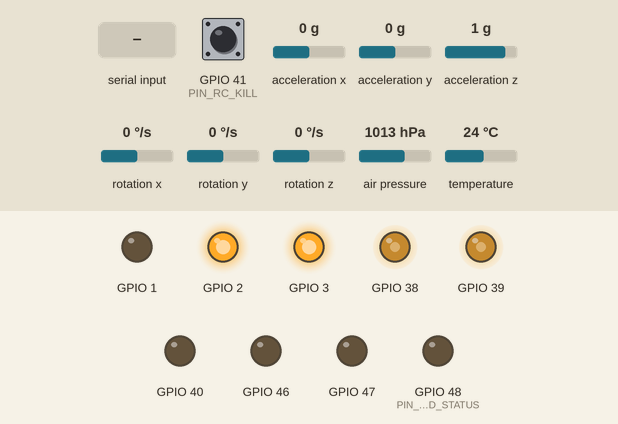
This sketch was run on a simulated ESP32. On the bench: output pins drawn as LEDs (lit = HIGH). Wiring (inferred from the names in the program): MPU-6050 motion sensor at I2C address 0x68; BMP280 pressure sensor at I2C address 0x76. The inputs (shaded band) are chosen by the test bench; at power-on: rotation y 0 °/s, acceleration x 0 g, GPIO 41 (PIN_RC_KILL) HIGH, acceleration y 0 g, acceleration z 1 g, rotation x 0 °/s, rotation z 0 °/s, air pressure 1013 hPa, temperature 24 °C. Storage starts empty; the camera gives no picture; the modem accepts every AT command (registered, SIM ready, sends succeed) and sends nothing else; what the sketch prints to the serial monitor is not drawn.

Above: at 5.8 s.
5.9 s: "FIRE\n" received over Serial
At 6.8 s:
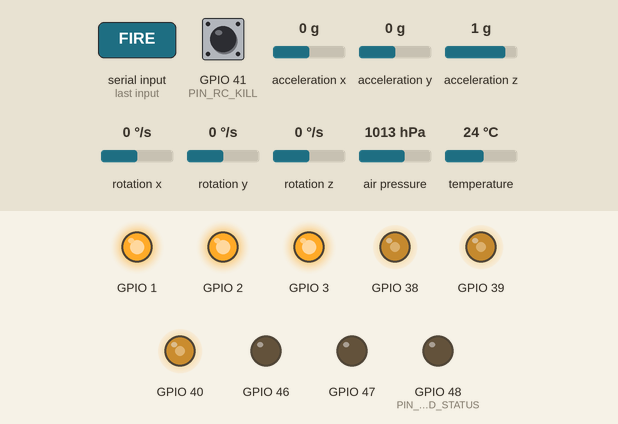
8.9 s: rotation y set to -14 °/s
At 10.5 s:
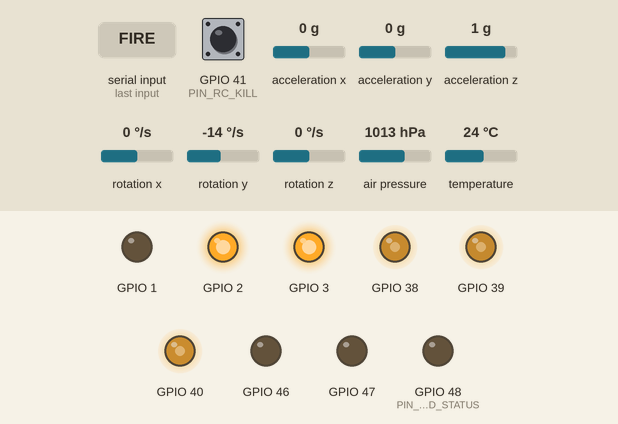
11.9 s: acceleration x set to 0.8 g
At 12.9 s:
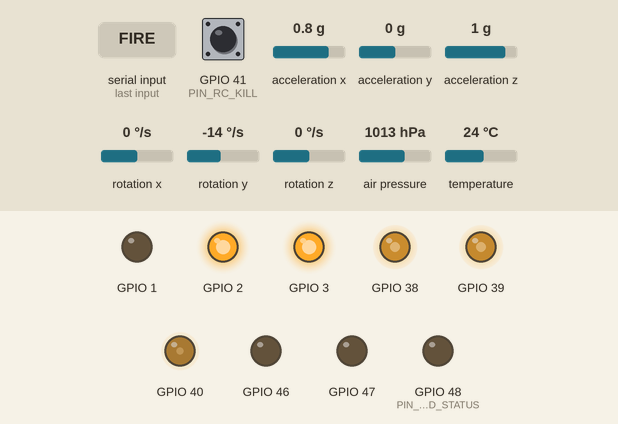
Timing chart, 0 to 15.5 s (numbered marks = the images above; inputs shaded):
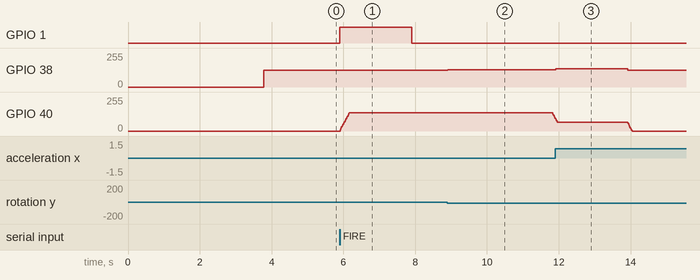

Measured:
- after the input at 5.9 s, GPIO 1: LOW → HIGH at once, → LOW 2.0 s later; GPIO 40: moves from 0/255 to 138/255 over 0.26 s, starting at once
- after the input at 8.9 s, GPIO 38: 127/255 → 130/255 at once, → 129/255 0.26 s later, → 130/255 0.95 s later
- after the input at 11.9 s, GPIO 38: 130/255 → 137/255 at once, → 127/255 2.0 s later

The sketch:

rocket_flight.ino
```cpp
// =============================================================================
// rocket_flight.ino — 可回收火箭飞行控制主程序 (本地 PID + 远程 LLM)
// -----------------------------------------------------------------------------
// 硬件: ESP32-S3-N16R8-CAM, Arduino-ESP32 框架
//
// 架构:
//   ESP32 端 (火箭):
//     传感器采集 → 融合 → 本地 PID (50Hz, 主控)
//     ← 接收 PC LLM 修正指令 (25% 权重融合)
//     摄像头检测 + JPEG 回传
//     → 发送遥测 (50Hz) + JPEG (1fps)
//     离散指令: 点火/阀门/泄压/开伞
//
//   PC 端 (web_control.py):
//     接收遥测 → LLM 推理 → 下发修正指令
//     Web 控制面板 + 离散指令按钮
//
// 通信: SiK/ELRS 数传电台 UART 57.6kbps
// =============================================================================

#include <Arduino.h>
#include "config.h"
#include "sensors.h"
#include "fusion.h"
#include "actuators.h"
#include "sd_logger.h"
#include "state_machine.h"
#include "safety.h"
#include "camera.h"
#include "link_comms.h"
#include "pid_local.h"

// =========================== 全局变量 =========================================
static sensor_data_t   g_sensors;
static nav_state_t     g_nav;
static actuator_cmd_t  g_act_cmd;
static cam_result_t    g_cam_result;
static link_cmd_t   g_ctrl_cmd;
static pid_controller_t g_pid;
static pid_output_t     g_pid_out;
static bool            g_sensors_ok = false;
static bool            g_camera_ok  = false;
static bool            g_comms_ok   = false;
static float           g_fuel_remaining = ROCKET_FUEL_MASS_KG;

static uint32_t        g_last_control_ms = 0;
static uint32_t        g_last_sd_ms      = 0;
static uint32_t        g_last_cam_ms     = 0;
static uint32_t        g_last_jpeg_ms    = 0;
static uint32_t        g_last_telem_ms   = 0;   // v3.1: 遥测降频节流
static uint32_t        g_last_kill_check = 0;

// 急停
static bool    g_rc_kill          = false;
static uint8_t g_rc_kill_cntr     = 0;
static bool    g_rc_kill_confirmed = false;

// 摄像头 Kalman 预测 (#3)
static uint32_t g_cam_lost_ms   = 0;
static float    g_cam_pred_x    = 0.0f;
static float    g_cam_pred_y    = 0.0f;
static bool     g_cam_warning   = false;

// =========================== setup() ==========================================
void setup() {
    Serial.begin(115200);
    delay(300);
    Serial.println("\n=============================================");
    Serial.println("  回收火箭飞控 — 本地PID+远程LLM版 v3.0");
    Serial.println("  平台: ESP32-S3-CAM + 数传电台 + PC端LLM");
    Serial.println("=============================================\n");

    // 状态灯
    pinMode(PIN_LED_STATUS, OUTPUT);
    pinMode(PIN_RC_KILL, INPUT_PULLUP);
    digitalWrite(PIN_LED_STATUS, LOW);

    // 传感器
    Serial.println("[BOOT] 初始化传感器...");
    g_sensors_ok = sensors_begin();
    if (!g_sensors_ok) { while(1) delay(1000); }

    sensors_calibrate_gyro();
    sensors_baro_set_zero();

    // 融合
    fusion_init(0, 0, 0);
    fusion_reset_horizontal();
    fusion_set_target(0, 0);

    // PID 控制器 (本地主控)
    Serial.println("[BOOT] 初始化 PID...");
    pid_init(&g_pid, THRUST_MAX_N, TARGET_ALTITUDE_M);
    pid_reset(&g_pid);

    // 通信 (数传电台 UART)
    Serial.println("[BOOT] 初始化数传链路...");
    link_begin();

    // 执行器
    Serial.println("[BOOT] 初始化执行器...");
    actuators_begin();

    // 摄像头
    Serial.println("[BOOT] 初始化摄像头...");
    g_camera_ok = camera_begin();
    if (g_camera_ok) camera_self_test();
    else Serial.println("[BOOT] 警告: 摄像头不可用");

    // SD 卡
    Serial.println("[BOOT] 初始化 SD 卡...");
    sd_logger_begin();

    // 状态机
    state_machine_init();

    // 看门狗 (3s 超时)
    safety_wdt_enable();

    Serial.println("\n[BOOT] 就绪, 等待 PC 连接和点火命令...");
    Serial.println("[BOOT] 指令: 'FIRE'=点火, 'ABORT'=急停, 'STATUS'=状态\n");
}

// =========================== loop() ===========================================
void loop() {
    uint32_t now = millis();
    safety_wdt_feed();

    // ── 传感器 (200Hz) ──
    g_sensors = sensors_read();
    sensor_status_t sen_status = sensors_get_status();
    g_nav = fusion_update(&g_sensors, 0.005f);

    // ── 接收 PC 指令 (50Hz, 非阻塞) ──
    if (link_recv_cmd(&g_ctrl_cmd)) {
        if (g_ctrl_cmd.flags & 0x02) {
            state_machine_set_abort();
            safety_abort_execute("PC 端急停");
        }
    }

    // ── 离散指令 (点火/阀门/泄压/降落伞) ──
    {
        link_disc_cmd_t disc;
        if (link_recv_disc_cmd(&disc)) {
            handle_disc_cmd(disc.cmd);
        }
    }

    // 串口指令回退模式 (数传不可用时的本地调试通道: FIRE/STATUS/ABORT)
    check_serial_cmds();

    // ── 控制帧 (50Hz) ──
    if (now - g_last_control_ms >= 20) {
        g_last_control_ms = now;
        flight_phase_t phase = state_machine_get_phase();
        uint32_t ft_ms = state_machine_get_flight_time_ms();

        // --- 摄像头 ---
        update_camera(now, phase);

        // --- 状态机 ---
        state_machine_update(&g_nav, ft_ms);

        // --- 急停 ---
        update_kill_switch(now);

        // --- 安全 ---
        safety_level_t sl = safety_check(&sen_status, &g_nav, g_rc_kill);
        if (sl == SAFETY_ABORT) {
            state_machine_set_abort();
            safety_abort_execute("安全检测");
        }

        // --- 离散执行器周期更新 (非阻塞点火计时) ---
        actuators_update();

        // --- 应用控制指令 ---
        apply_control(phase);

        // --- 执行 ---
        actuators_set(&g_act_cmd);

        // --- 摄像头 JPEG 回传 (0.5fps, 避免占满数传带宽; 仅飞行阶段) ---
        // v3.1: 1fps→0.5fps 且只在非点火/非急停阶段, 配合无逐块 flush 的发送
#ifdef ESP32
        if (g_camera_ok && phase >= FLIGHT_PHASE_ASCENT && phase < FLIGHT_PHASE_CAPTURE
            && now - g_last_jpeg_ms >= 2000) {
            g_last_jpeg_ms = now;
            camera_fb_t *jpg = camera_get_jpeg();
            if (jpg && jpg->buf && jpg->len > 0) {
                link_send_jpeg(jpg->buf, jpg->len);
                esp_camera_fb_return(jpg);
            }
        }
#endif

        // --- 发送遥测 (20Hz, 与主控解耦, 降低数传带宽占用) ---
        if (now - g_last_telem_ms >= (1000 / TELEMETRY_FREQ_HZ)) {
            g_last_telem_ms = now;
            send_telem(phase, sl);
        }

        // --- SD 日志 (10Hz) ---
        if (now - g_last_sd_ms >= 100) {
            g_last_sd_ms = now;
            log_flight(phase, sl);
        }
    }
}

// =========================== 控制指令应用 ======================================
// 本地 PID (每步运行) + LLM 修正 (25% 权重融合)
void apply_control(flight_phase_t phase) {
    // 控制范围: IGNITION ~ DESCENT; CAPTURE(已被筷子捕获)后立即收油停止
    if (phase >= FLIGHT_PHASE_IGNITION && phase < FLIGHT_PHASE_CAPTURE) {
        // ── 第1步: 本地 PID 计算 (内外双环, 始终运行) ──
        pid_step(&g_pid, &g_nav, g_fuel_remaining, &g_pid_out);

        // ── 第2步: LLM 修正融合 (如有新指令) ──
        float llm_thr = g_pid_out.throttle;
        float llm_pit = g_pid_out.tvc_pitch_deg;
        float llm_yaw = g_pid_out.tvc_yaw_deg;

        bool have_cmd = !link_cmd_timeout();
        if (have_cmd) {
            #define LLM_ALPHA 0.25f
            // LLM 指令: throttle[-1,1]→直接融合, tvc[-1,1]→转度再融合
            float llm_tvc_pit_deg = g_ctrl_cmd.tvc_pitch * GIMBAL_ANGLE_DEG;
            float llm_tvc_yaw_deg = g_ctrl_cmd.tvc_yaw   * GIMBAL_ANGLE_DEG;

            llm_thr = g_pid_out.throttle + LLM_ALPHA * (g_ctrl_cmd.throttle - g_pid_out.throttle);
            llm_pit = g_pid_out.tvc_pitch_deg + LLM_ALPHA * (llm_tvc_pit_deg - g_pid_out.tvc_pitch_deg);
            llm_yaw = g_pid_out.tvc_yaw_deg   + LLM_ALPHA * (llm_tvc_yaw_deg - g_pid_out.tvc_yaw_deg);
        }

        // ── 第3步: 应用 (软件限流 + PID 已在度单位) ──
        g_act_cmd.throttle        = CONSTRAIN(llm_thr, 0.0f, THROTTLE_SOFT_LIMIT);
        g_act_cmd.pitch_angle_deg = llm_pit;   // PID 已经输出度
        g_act_cmd.yaw_angle_deg   = llm_yaw;   // PID 已经输出度

        // 摄像头不可靠时降水平增益
        float h_gain = 1.0f;
        if (g_cam_lost_ms > 200) {
            h_gain = 1.0f - 0.7f * fminf(1.0f, (g_cam_lost_ms - 200) / 300.0f);
        }
        if (g_cam_warning || !g_cam_result.valid || g_cam_result.confidence < 0.2f) {
            h_gain = fminf(h_gain, 0.3f);
        }
        g_act_cmd.pitch_angle_deg *= h_gain;
        g_act_cmd.yaw_angle_deg   *= h_gain;

        // 燃料更新
        float mdot = ROCKET_FUEL_MASS_KG / BURN_TIME_S;
        g_fuel_remaining -= mdot * g_act_cmd.throttle * 0.02f;
        if (g_fuel_remaining < 0) g_fuel_remaining = 0;
    } else {
        // IDLE / CAPTURE / ABORT
        g_act_cmd.throttle        = 0.0f;
        g_act_cmd.pitch_angle_deg = 0.0f;
        g_act_cmd.yaw_angle_deg   = 0.0f;
    }

    if (phase == FLIGHT_PHASE_ABORT) {
        g_act_cmd.throttle        = ABORT_THROTTLE_IDLE;
        g_act_cmd.pitch_angle_deg = ABORT_SERVO_NEUTRAL;
        g_act_cmd.yaw_angle_deg   = ABORT_SERVO_NEUTRAL;
    }
}

// =========================== 系统自检状态 ======================================
// 起飞前自检: 生成 sys_status 位掩码 (地面站"全绿才允许点火"依据)
// 必需项: IMU + 气压计 + 执行器 + 燃料 (>20%); 外加 IDLE 状态 + 安全等级 OK
uint8_t build_sys_status(flight_phase_t phase, safety_level_t sl) {
    sensor_status_t ss = sensors_get_status();
    uint8_t st = 0;
    if (ss.imu_ok)          st |= SYS_IMU_OK;
    if (ss.baro_ok)         st |= SYS_BARO_OK;
    if (ss.tof_ok)          st |= SYS_TOF_OK;
    if (actuators_is_ok())  st |= SYS_SERVO_OK;
    if (g_fuel_remaining > ROCKET_FUEL_MASS_KG * 0.2f) st |= SYS_FUEL_OK;

    const uint8_t required = SYS_IMU_OK | SYS_BARO_OK | SYS_SERVO_OK | SYS_FUEL_OK;
    if ((st & required) == required && phase == FLIGHT_PHASE_IDLE && sl == SAFETY_OK) {
        st |= SYS_READY;
    }
    return st;
}

// =========================== 遥测发送 ==========================================
void send_telem(flight_phase_t phase, safety_level_t sl) {
    link_telem_t pkt;
    pkt.sync      = TELEM_SYNC;
    pkt.alt       = g_nav.pos_z;
    pkt.vz        = g_nav.vel_z;
    pkt.vx        = g_nav.vel_x;
    pkt.vy        = g_nav.vel_y;
    pkt.horiz_err = g_nav.horiz_range;
    pkt.roll      = g_nav.roll;
    pkt.pitch     = g_nav.pitch;
    pkt.yaw       = g_nav.yaw;
    pkt.fuel      = g_fuel_remaining / ROCKET_FUEL_MASS_KG;
    pkt.throttle  = g_act_cmd.throttle;
    pkt.phase     = (uint8_t)phase;
    pkt.safety    = (uint8_t)sl;
    pkt.cam_valid = g_cam_result.valid ? 1 : 0;
    pkt.sys_status= build_sys_status(phase, sl);   // v3.1: 起飞前自检
    pkt.cam_dx    = g_cam_result.dx_m;
    pkt.cam_dy    = g_cam_result.dy_m;
    pkt.cam_conf  = g_cam_result.confidence;
    pkt.reserved  = 0.0f;
    pkt.v_batt    = 0.0f;   // TODO: 读取实际电池电压
    pkt.crc8      = 0;

    link_send_telem(&pkt);
}

// =========================== 辅助 =============================================

void update_camera(uint32_t now, flight_phase_t phase) {
    if (!g_camera_ok || phase < FLIGHT_PHASE_ASCENT || phase >= FLIGHT_PHASE_CAPTURE) return;
    if (now - g_last_cam_ms < 50) return;
    g_last_cam_ms = now;

    camera_detect_markers(&g_cam_result, g_nav.pos_z);
    if (g_cam_result.valid && g_cam_result.confidence > 0.3f) {
        fusion_set_target(-g_cam_result.dx_m, -g_cam_result.dy_m);
        g_cam_pred_x  = -g_cam_result.dx_m;
        g_cam_pred_y  = -g_cam_result.dy_m;
        g_cam_lost_ms = 0;
        g_cam_warning  = false;
    } else {
        g_cam_lost_ms += 50;
        g_cam_pred_x += g_nav.vel_x * 0.05f;
        g_cam_pred_y += g_nav.vel_y * 0.05f;
        if (g_cam_lost_ms > 500) g_cam_warning = true;
    }
}

void update_kill_switch(uint32_t now) {
    if (now - g_last_kill_check < 20) return;
    g_last_kill_check = now;
    if (digitalRead(PIN_RC_KILL) == LOW) {
        g_rc_kill_cntr++;
        if (g_rc_kill_cntr >= 3) g_rc_kill_confirmed = true;
    } else {
        g_rc_kill_cntr = 0;
        g_rc_kill_confirmed = false;
    }
    g_rc_kill = g_rc_kill_confirmed;
}

// =========================== SD 日志 ==========================================
void log_flight(flight_phase_t phase, safety_level_t sl) {
    log_record_t rec;
    rec.timestamp_ms  = millis();
    rec.phase         = (uint8_t)phase;
    rec.alt           = g_nav.pos_z;
    rec.vz            = g_nav.vel_z;
    rec.pos_x         = g_nav.pos_x;
    rec.pos_y         = g_nav.pos_y;
    rec.vx            = g_nav.vel_x;
    rec.vy            = g_nav.vel_y;
    rec.roll          = g_nav.roll;
    rec.pitch         = g_nav.pitch;
    rec.yaw           = g_nav.yaw;
    rec.p             = g_nav.p;
    rec.q             = g_nav.q;
    rec.r             = g_nav.r;
    rec.throttle      = g_act_cmd.throttle;
    rec.fuel_remaining = g_fuel_remaining;
    rec.pitch_cmd     = g_act_cmd.pitch_angle_deg;
    rec.yaw_cmd       = g_act_cmd.yaw_angle_deg;
    rec.horiz_range   = g_nav.horiz_range;
    rec.safety        = (uint8_t)sl;
    rec.cam_valid     = g_cam_result.valid ? 1 : 0;
    rec.cam_dx_m      = g_cam_result.dx_m;
    rec.cam_dy_m      = g_cam_result.dy_m;
    rec.cam_conf      = g_cam_result.confidence;
    rec.cam_time_us   = g_cam_result.proc_time_us;

    // LLM 指令快照 (替代旧 AI 快照)
    rec.ai_input_0     = g_ctrl_cmd.throttle;
    rec.ai_input_1     = g_ctrl_cmd.tvc_pitch;
    rec.ai_horiz_err   = g_nav.horiz_range;
    rec.ai_action_thr  = g_act_cmd.throttle;
    rec.ai_action_pitch= g_act_cmd.pitch_angle_deg;
    rec.ai_action_yaw  = g_act_cmd.yaw_angle_deg;

    sd_logger_write(&rec);
}

// =========================== 离散指令处理 ======================================
void handle_disc_cmd(uint8_t cmd) {
    switch (cmd) {
        case DISC_IGNITE:
            Serial.println("[CMD] 远程点火!");
            state_machine_command_ignite();
            actuators_ignite();
            break;
        case DISC_RELIEF_OPEN:
            Serial.println("[CMD] 打开泄压阀!");
            actuators_relief_open();
            break;
        case DISC_CLOSE_ETHANOL:
            Serial.println("[CMD] 关闭乙醇阀门!");
            actuators_ethanol_valve(false);
            break;
        case DISC_CLOSE_NITRIC:
            Serial.println("[CMD] 关闭硝酸阀门!");
            actuators_nitric_valve(false);
            // 同时关泵
            {
                actuator_cmd_t stop = {0, 0, 0};
                actuators_set(&stop);
            }
            break;
        case DISC_DEPLOY_CHUTE:
            Serial.println("[CMD] 释放降落伞!");
            actuators_deploy_chute();
            // 强制关油门
            state_machine_set_abort();
            safety_abort_execute("手动开伞");
            break;
        default:
            Serial.printf("[CMD] 未知离散指令: 0x%02X\n", cmd);
    }
}

// =========================== 串口指令 (回退模式) ===============================
void check_serial_cmds() {
    if (!Serial.available()) return;
    String cmd = Serial.readStringUntil('\n');
    cmd.trim();
    cmd.toUpperCase();

    if (cmd == "FIRE" || cmd == "IGNITE") {
        Serial.println("[CMD] 点火!");
        state_machine_command_ignite();
        actuators_ignite();   // v3.1: 补上与离散指令一致的点火动作 (非阻塞)
    }
    else if (cmd == "STATUS") {
        Serial.println("=== 状态 ===");
        Serial.printf("WiFi: %s\n", g_comms_ok ? "已连接" : "未连接");
        Serial.printf("高度: %.2fm  燃料: %.0f%%\n",
                      g_nav.pos_z, g_fuel_remaining * 100 / ROCKET_FUEL_MASS_KG);
        Serial.printf("油门: %.0f%%  TVC: p=%.0f° y=%.0f°\n",
                      g_act_cmd.throttle * 100,
                      g_act_cmd.pitch_angle_deg, g_act_cmd.yaw_angle_deg);
    }
    else if (cmd == "ABORT") {
        Serial.println("[CMD] 急停!");
        state_machine_set_abort();
        safety_abort_execute("串口急停");
    }
}
```

actuators.h
```cpp
// =============================================================================
// actuators.h — 执行器驱动 (舵机 PWM + 硝酸泵 + 离散执行器)
// =============================================================================
#ifndef ROCKET_ACTUATORS_H
#define ROCKET_ACTUATORS_H

#include "config.h"

// 舵机指令结构
typedef struct {
    float pitch_angle_deg;   // 俯仰舵角 (度, -12~+12)
    float yaw_angle_deg;     // 偏航舵角 (度, -12~+12)
    float throttle;          // 油门 (0.0~1.0)
} actuator_cmd_t;

// 连续执行器
void actuators_begin();
void actuators_set(const actuator_cmd_t *cmd);
void actuators_emergency_stop();
void actuators_send_servo_us(uint16_t pitch_us, uint16_t yaw_us);
void actuators_get_state(float *pitch_deg, float *yaw_deg, float *throttle);
bool actuators_self_test();

// 周期更新 (非阻塞点火计时, 在主循环每帧调用)
void actuators_update();

// 执行器初始化是否成功 (起飞前自检用)
bool actuators_is_ok();

// 离散执行器 (一键操作)
void actuators_ignite();            // 点火 (非阻塞: 通电 2s 后自动断电)
void actuators_relief_open();       // 打开燃烧室泄压阀
void actuators_relief_close();      // 关闭泄压阀
void actuators_ethanol_valve(bool open);   // 乙醇阀门
void actuators_nitric_valve(bool open);    // 硝酸阀门
void actuators_deploy_chute();      // 释放降落伞

// 查询离散执行器状态
bool actuators_is_ignited();
bool actuators_is_chute_deployed();
bool actuators_is_ethanol_open();
bool actuators_is_nitric_open();

#endif // ROCKET_ACTUATORS_H
```

pid_local.h
```cpp
// pid_local.h — 箭载本地 PID 控制器 (内外双环, 50Hz)
// -------------------------------------------------------------------
// 内环: 姿态控制 → 保持火箭垂直 (pitch=0, yaw=0)
// 外环: 高度控制 → 飞到目标高度 50m, 含重力补偿
// LLM 地面指令以 25% 权重叠加修正
// -------------------------------------------------------------------
#pragma once
#include "config.h"
#include "fusion.h"

// 单轴 PID (与之前相同, 复用给内外环)
typedef struct {
    float kp, ki, kd;
    float out_min, out_max;
    float i_max;
    float integral;
    float prev_error;
    float prev_deriv;
} pid_axis_t;

// 火箭 PID 控制器 (内外双环)
typedef struct {
    pid_axis_t  pid_att_pitch;  // 内环: 俯仰姿态 → TVC δpitch (度)
    pid_axis_t  pid_att_yaw;    // 内环: 偏航姿态 → TVC δyaw (度)
    pid_axis_t  pid_alt;        // 外环: 高度误差 → 推力 (N)
    float       target_alt;     // 目标高度 50m
    float       thrust_max;     // 最大推力 35N (65N × 54% 软限流)
    float       dry_mass;       // 干重 1.65kg
    float       fuel_initial;   // 初始燃料 0.15kg
} pid_controller_t;

// 控制输出
typedef struct {
    float throttle;       // 0~1
    float tvc_pitch_deg;  // 俯仰 TVC 角度 (度), ±12°
    float tvc_yaw_deg;    // 偏航 TVC 角度 (度), ±12°
} pid_output_t;

// API
void pid_init(pid_controller_t* pid, float thrust_max, float target_alt);
void pid_reset(pid_controller_t* pid);
void pid_step(pid_controller_t* pid,
              const nav_state_t* nav,
              float fuel_remaining_kg,
              pid_output_t* out);
```

Source omitted: actuators.cpp (7738 bytes), camera.cpp (6568 bytes), camera.h (2166 bytes), fusion.cpp (7785 bytes), fusion.h (2170 bytes), link_comms.cpp (4427 bytes), link_comms.h (3371 bytes), pid_local.cpp (5786 bytes), safety.cpp (3461 bytes), safety.h (1909 bytes), sd_logger.cpp (3205 bytes), sd_logger.h (2167 bytes) and 5 more
